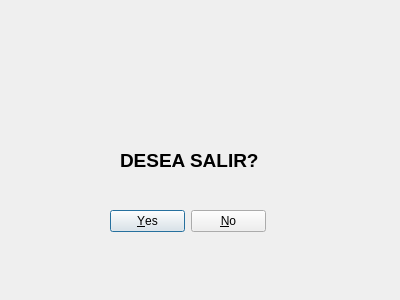
<?xml version="1.0" encoding="UTF-8"?>
<ui version="4.0">
 <class>aviso</class>
 <widget class="QDialog" name="aviso">
  <property name="windowModality">
   <enum>Qt::NonModal</enum>
  </property>
  <property name="geometry">
   <rect>
    <x>0</x>
    <y>0</y>
    <width>400</width>
    <height>300</height>
   </rect>
  </property>
  <property name="windowTitle">
   <string>Dialog</string>
  </property>
  <property name="modal">
   <bool>true</bool>
  </property>
  <widget class="QDialogButtonBox" name="btnboxaviso">
   <property name="geometry">
    <rect>
     <x>110</x>
     <y>210</y>
     <width>156</width>
     <height>23</height>
    </rect>
   </property>
   <property name="standardButtons">
    <set>QDialogButtonBox::No|QDialogButtonBox::Yes</set>
   </property>
   <property name="centerButtons">
    <bool>false</bool>
   </property>
  </widget>
  <widget class="QLabel" name="lblaviso">
   <property name="geometry">
    <rect>
     <x>120</x>
     <y>140</y>
     <width>141</width>
     <height>41</height>
    </rect>
   </property>
   <property name="font">
    <font>
     <family>Arial</family>
     <pointsize>14</pointsize>
     <weight>75</weight>
     <bold>true</bold>
    </font>
   </property>
   <property name="text">
    <string>DESEA SALIR?</string>
   </property>
  </widget>
  <widget class="QLabel" name="label">
   <property name="geometry">
    <rect>
     <x>160</x>
     <y>60</y>
     <width>61</width>
     <height>71</height>
    </rect>
   </property>
   <property name="text">
    <string/>
   </property>
   <property name="pixmap">
    <pixmap>img/warning.png</pixmap>
   </property>
  </widget>
 </widget>
 <resources>
  <include location="warning.qrc"/>
 </resources>
 <connections/>
</ui>
